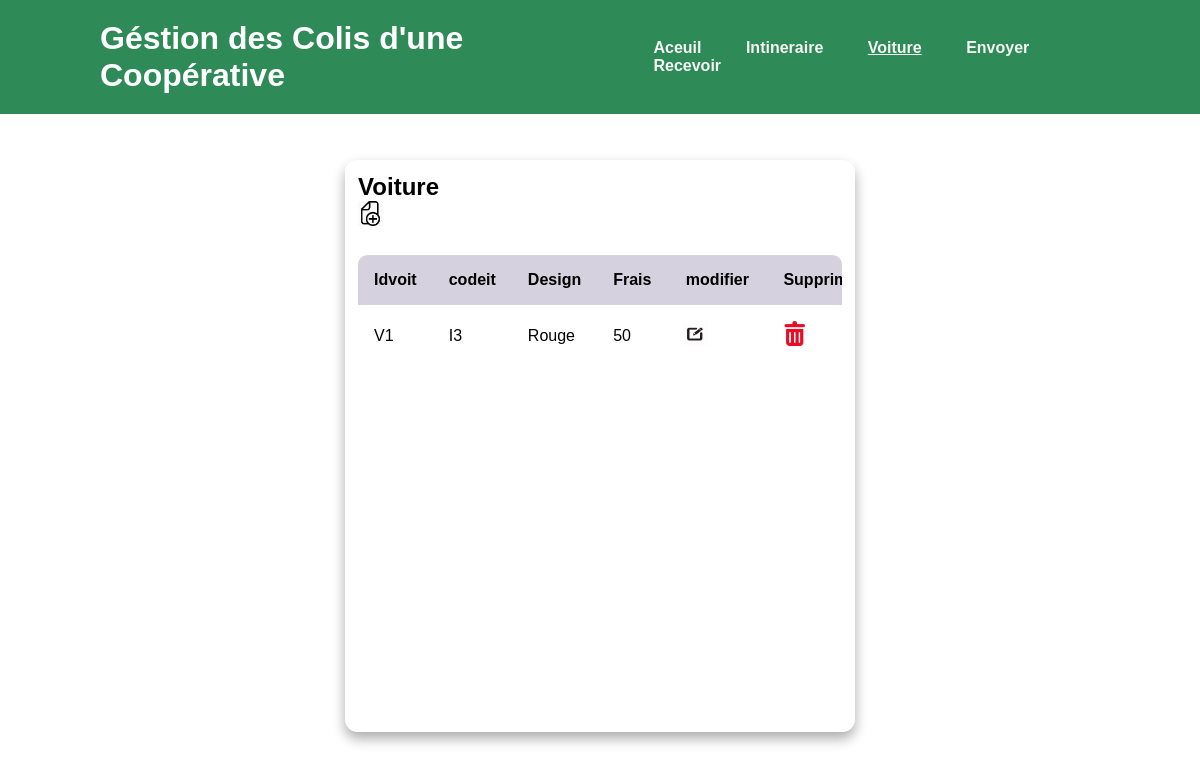
Screenshot of /Interface/Voiture/interface_Voiture.php with the database file from the repository.
### tables this page shows
CREATE TABLE IF NOT EXISTS `voiture` (
  `idvoit` varchar(50) NOT NULL,
  `codeit` varchar(50) NOT NULL,
  `Design` varchar(100) DEFAULT NULL,
  `frais` int DEFAULT NULL,
  PRIMARY KEY (`idvoit`,`codeit`)
);

### controleur/voiture.php (the view, shortened to what this page needs)
<?php
    function affichage_voiture($c)
    {
        $q= "SELECT * FROM voiture; ";
        $r = $c->query($q);
        if($r->num_rows>0){
            while($line = $r->fetch_assoc()){
                 echo" <tr>";
                 echo "<td>".$line["idvoit"]."</td>";
                 echo "<td>".$line["codeit"]."</td>";
                 echo "<td>".$line["Design"]."</td>";
                 echo "<td>".$line["frais"]."</td>";
                echo "<td><a href=\"modifier_voiture.php?id=".$line["idvoit"]."&codeit=".$line["codeit"]."&Design=".$line["Design"]."&frais=".$line["frais"]."\">
                <img src=\"../../Style/icons/modifier.jfif\" alt=\"modifier\" width=\"25px\" height=\"25px\"></a></td>";
                echo "<td><a href=\"supprimer_voiture.php?id=".$line["idvoit"]."\">
                    <img src=\"../../Style/icons/supprimer.png\" alt=\"supprimer\" width=\"25px\" height=\"25px\"></a></td>";
                 echo"</tr>";
            }
        }
        else{
            echo" Aucune voiture";
        }
    }
?>

### Style/css/navstyle.css (style rules this page uses)
* { margin: 0; padding: 0; box-sizing: border-box; font-family: sans-serif; }
body { min-width: 100vh; display: flex; align-items: center; justify-content: center; vertical-align:middle ; }

### Style/css/styleTableau.css (style rules this page uses)
table,th,td { padding: 1rem; border-collapse:collapse ; text-align: left; }
td img { width: 25px; height: 25px; }

### rows the page displays
voiture: idvoit "V1", codeit "I3", Design "Rouge", frais "50"
